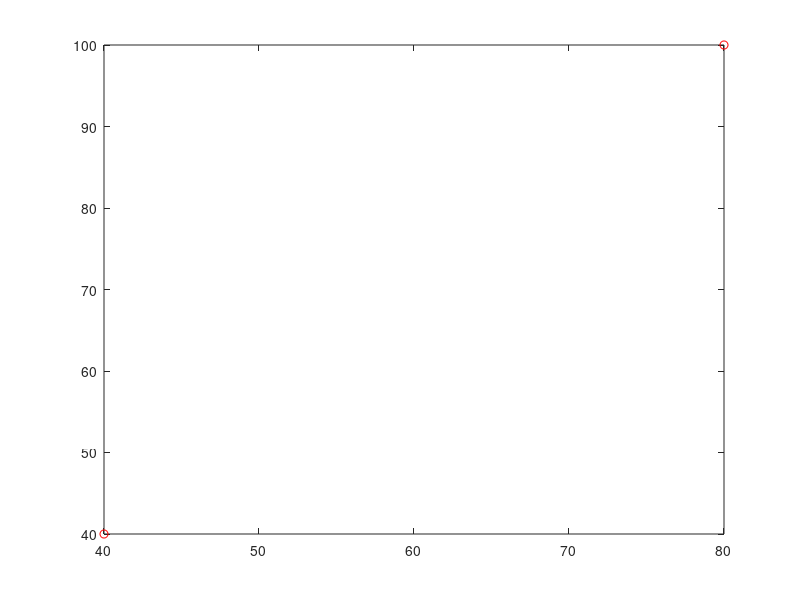

Write MATLAB code to recreate this figure. (Note: this script raises an error after producing the figure.)
% 16-811 Fall 2019
% Emma Benjaminson
% Assignment 6
% Problem 2
% References: 
% [1] Stack Overflow. "How can I check if two segments intersect?"
% https://stackoverflow.com/questions/3838329/how-can-i-check-if-two-segments-intersect
% Visited 11/19/2019.
% [2] Koneru, Harrika. "Visibility graphs." Kent University.
% http://www.cs.kent.edu/~dragan/ST-Spring2016/visibility%20graphs.pdf
% Visited 11/19/2019.
% [3] Joshi, Vaidehi. "Finding the Shortest Path, with a Little Help from Dijkstra." https://medium.com/basecs/finding-the-shortest-path-with-a-little-help-from-dijkstra-613149fbdc8e
% Visited 11/20/2019. 
% [4] Ably, Thaddeus et al. "Dijkstra's Shortest Path Algorithm."
% https://brilliant.org/wiki/dijkstras-short-path-finder/ Visited
% 11/20/2019.

%% 

clc ; clear all ; close all ; 

%% Main

%%%%%%%%%%%%%%%%%%%%%%%%
% START AND END POINTS %
%%%%%%%%%%%%%%%%%%%%%%%%
start = [40,40] ; 
goal = [80,100]
figure(1)
plot(start(1), start(2), 'or') 
hold on 
plot(goal(1), goal(2), 'or') 
hold on 


%%%%%%%%%%%%%
% OBSTACLES %
%%%%%%%%%%%%%

% % test case 
% obs1 = [23.7419481717711,21.8355184838470;
%     10.9968327307603,26.3784354666083;
%     7.22067220437597,23.8584317432227;
%     10.9497463953031,10.5179912689242;
%     20.4531415921717,7.40407200466227] ; 
% 
% obs2 = [56.7686587708850,52.2691084254849;
%     58.3479296357241,55.0693596845456;
%     56.9153913407616,57.0941961378756;
%     44.2893992806548,57.3883427869337;
%     45.2075715685289,40.6059758471756] ; 
% 
% obstacles = {obs1 ; obs2} ; 

% generate a list of obstacles which are convex polygons
No = 15 ; % number of obstacles
maxV = 10 ; % maximum number of vertices permitted in one obstacle
maxL = 20 ; % maximum length of an obstacle

obstacles = {} ; % initialize an empty cell array that can contain all obstacle data

for i = 1:No
    Nv = 1 ; % need to set a condition to force number of vertices to be at least 3
    
    while Nv < 3
        Nv = round(maxV*rand(1)) ; % number of vertices on the obstacle
        offset = round(100*rand(1)) ; % offset of location of convex obstacle
    end
    
    finalx = convexObstacle(Nv,maxL,offset) ; % produce a list of points 
    pgon = polyshape(finalx(:,1),finalx(:,2),'Simplify',false) ; 
    obstacles(i,:) = {finalx} ; % add the list of points to the obstacles cell array
    
    color = [rand(1), rand(1), rand(1)] ; % set color at random for this obstacle
    
    figure(1)
    plot(pgon)
    hold on

end

%%%%%%%%%%%%%%%%%%%%%%%%%%%%%%%%%%%%%%%%%
% CHECK IF START/END IS INSIDE OBSTACLE %
%%%%%%%%%%%%%%%%%%%%%%%%%%%%%%%%%%%%%%%%%

for i = 1:No
    obs = obstacles{i} ; 
    
    alertStart = isContained(start,obs) ; 
    alertGoal = isContained(goal,obs) ; 
    
    if alertStart == 1 
        error('Start point is contained inside an obstacle, ending script.') ;
    end
    
    if alertGoal == 1
        error('Goal point is contained inside an obstacle, ending script.') ; 
    end
end

%%%%%%%%%%%%%%%%%%%%%
% VISIBILITY GRAPHS %
%%%%%%%%%%%%%%%%%%%%%

% generate visGraph for start point
visGraphStart = visGraphGen(start, obstacles) ; 

n = size(visGraphStart,1) ; 

% for i = 1:n
%     figure(1)
%     plot([visGraphStart(i,1),visGraphStart(i,3)],[visGraphStart(i,2),visGraphStart(i,4)],'-k')
%     hold on
% end

% generate visGraph between each obstacle
visGraphObs = [] ; 

% run through each obstacle
for i = 1:No
    obstacle = obstacles{i} ; 
%     obstacle = obstacles ; 
    vertices = size(obstacle,1) ; 
    
    % for each vertex in each obstacle, get the visibility graph for that
    % vertex and add to the list of visibility graph for all obstacles
    for j = 1:vertices
        vG = visGraphGenObs(obstacle(j,:),obstacles) ; 
        visGraphObs = [visGraphObs ; vG] ; 
    end
end

n = size(visGraphObs,1) ; 

% for i = 1:n
%     figure(1)
%     plot([visGraphObs(i,1),visGraphObs(i,3)],[visGraphObs(i,2),visGraphObs(i,4)],'-k')
%     hold on
% end

% generate visGraph for goal point
visGraphEnd = visGraphGen(goal, obstacles) ; 

temp = visGraphEnd ; 
visGraphEnd(:,1:2) = temp(:,3:4) ; 
visGraphEnd(:,3:4) = temp(:,1:2) ; 

n = size(visGraphEnd,1) ; 

% for i = 1:n
%     figure(1)
%     plot([visGraphEnd(i,1),visGraphEnd(i,3)],[visGraphEnd(i,2),visGraphEnd(i,4)],'-k')
%     hold on
% end

%%%%%%%%%%%%%%%%%%%%%%%%
% DIJKSTRA'S ALGORITHM %
%%%%%%%%%%%%%%%%%%%%%%%%
% put all the visibility graphs into one variable
Graph = [visGraphStart ; visGraphObs; visGraphEnd ] ; 

% get the number of nodes in the graph
% build a list of all the nodes
Nn = 2 ; 
Nodes = [start] ; 

for i = 1:No
    n = length(obstacles{i}) ;
%     n = 3 ; 
    Nn = Nn + n ;
    Nodes = [Nodes ; obstacles{i}] ;
%     Nodes = [Nodes ; obstacles] ; 
end

Nodes = [Nodes ; goal] ; 

% figure(1)
% for i = 1:length(Graph)
%     plot([Graph(i,1),Graph(i,3)],[Graph(i,2),Graph(i,4)],'-k') ; 
%     hold on
% end

% for i = 1:length(Nodes)
%     plot(Nodes(i,1),Nodes(i,2),'or') 
%     hold on
% end

[S, Q] = dijkstra(Nodes, Graph) ; 

% use S to calculate the shortest distance from goal to start
waypoints = shortestPath(S,start,goal) ; 

for i = 1:(length(waypoints)-1)
    figure(1)
    plot(waypoints(i:i+1,1), waypoints(i:i+1,2), '-r','LineWidth',3)
    hold on
end

figure(1)
title('HW6 Q2') ; xlabel('X') ; ylabel('Y') ; 

%% Functions

function finalx = convexRobot(Nv,maxL,offset,start)
    
    % run a function to generate a set of n random points in 2D space
    x = randpoints((Nv-1),maxL,offset) ; 
    x = [x ; start] ; 

    % look for the point that has the smallest y value
    % if there are multiple such points, choose the one with the largest x
    % value
    [originy, ii] = min(x(:,2)) ; % ii is the index of the minimum value

    % set the minimum value as the origin and remove it from the list of points
    origin = [x(ii,1), originy] ; 
    x(ii,:) = [] ; 

    % calculate the angle between the origin and all other points in the
    % set
    angles = calcangles(origin, x) ; 

    % sort all the points by the size of the angles calculated above
    % if 2 points have the same angle we choose the one closer to the chosen
    % point
    x = [x, angles] ; % adds angles data as a column to x matrix of points
    x = sortrows(x, 3) ; % sorts matrix x by angle size
    x = [origin, 0 ; x] ; % add back in a row for the origin at the beginning 

    % now take 3 points in a row out of this sorted stack
    stack = [] ;
    stack = [stack ; x(1:2,:)] ;

    for i = 3:length(x) 
        while length(stack) > 1 && isconvex(stack(end-1,1:2),stack(end,1:2),x(i,1:2)) == 0 
            stack(end,:) = [] ; 
        end
        stack = [stack ; x(i,:)] ; 
    end

    finalx = stack(:,1:2) ; 

end


function finalx = convexObstacle(Nv,maxL,offset)
    
    % run a function to generate a set of n random points in 2D space
    x = randpoints(Nv,maxL,offset) ; 

    % look for the point that has the smallest y value
    % if there are multiple such points, choose the one with the largest x
    % value
    [originy, ii] = min(x(:,2)) ; % ii is the index of the minimum value

    % set the minimum value as the origin and remove it from the list of points
    origin = [x(ii,1), originy] ; 
    x(ii,:) = [] ; 

    % calculate the angle between the origin and all other points in the
    % set
    angles = calcangles(origin, x) ; 

    % sort all the points by the size of the angles calculated above
    % if 2 points have the same angle we choose the one closer to the chosen
    % point
    x = [x, angles] ; % adds angles data as a column to x matrix of points
    x = sortrows(x, 3) ; % sorts matrix x by angle size
    x = [origin, 0 ; x] ; % add back in a row for the origin at the beginning 

    % now take 3 points in a row out of this sorted stack
    stack = [] ;
    stack = [stack ; x(1:2,:)] ;

    for i = 3:length(x) 
        while length(stack) > 1 && isconvex(stack(end-1,1:2),stack(end,1:2),x(i,1:2)) == 0 
            stack(end,:) = [] ; 
        end
        stack = [stack ; x(i,:)] ; 
    end

    finalx = stack(:,1:2) ; 

end


function finalx = convexNewObstacle(x)

    % look for the point that has the smallest y value
    % if there are multiple such points, choose the one with the largest x
    % value
    [originy, ii] = min(x(:,2)) ; % ii is the index of the minimum value

    % set the minimum value as the origin and remove it from the list of points
    origin = [x(ii,1), originy] ; 
    x(ii,:) = [] ; 

    % calculate the angle between the origin and all other points in the
    % set
    angles = calcangles(origin, x) ; 

    % sort all the points by the size of the angles calculated above
    % if 2 points have the same angle we choose the one closer to the chosen
    % point
    x = [x, angles] ; % adds angles data as a column to x matrix of points
    x = sortrows(x, 3) ; % sorts matrix x by angle size
    x = [origin, 0 ; x] ; % add back in a row for the origin at the beginning 

    % now take 3 points in a row out of this sorted stack
    stack = [] ;
    stack = [stack ; x(1:2,:)] ;

    for i = 3:length(x) 
        while length(stack) > 1 && isconvex(stack(end-1,1:2),stack(end,1:2),x(i,1:2)) == 0 
            stack(end,:) = [] ; 
        end
        stack = [stack ; x(i,:)] ; 
    end

    finalx = stack(:,1:2) ; 

end


function x = randpoints(Nv,maxL,offset)
    x = maxL*rand([Nv,2]) + offset ; % scale the random numbers so they are between 0 and 100
end

function angles = calcangles(origin, x) 
    angles = zeros(length(x),1) ; 
    horz = [1,0] ; 
    
    for i = 1:length(x)
        
        % create a vector using the vector to the point x
        vec = x(i,:) - origin ; 
        
        % calculate the angle between the two vectors in radians
        angles(i) = acos( dot(horz,vec) / (norm(horz) * norm(vec)) ) ; 
    end
end

function convex = isconvex(a,b,c)
    % build the vectors
    ab = [b - a, 0] ; 
    bc = [c - b, 0] ; 
    
    % calculate the cross product 
    cp = cross(ab, bc) ;
    cp = cp(3) ; 
    
    % check if cross product is > 0 and return 1 if true
    % when cross product is nonzero, vectors are NOT parallel
    if cp > 0 
        convex = 1 ; 
    elseif cp <= 0 
        convex = 0 ; 
    end
end

function result = intersection(L1, L2)
    
    eps = 0.2 ; 

    % break lines into [(x1, y1), (x2, y2)] and [(x3, y3) , (x4, y4)] coordinates
    x1 = L1(1) ; 
    y1 = L1(2) ; 
    x2 = L1(3) ; 
    y2 = L1(4) ; 
    
    x3 = L2(1) ; 
    y3 = L2(2) ; 
    x4 = L2(3) ; 
    y4 = L2(4) ; 
    
    % calculate the slopes and intercepts of the two lines 
    m1 = (y2 - y1) / (x2 - x1) ; 
    m2 = (y4 - y3) / (x4 - x3) ; 
    
    b1 = y1 - m1*x1 ; 
    b2 = y3 - m2*x3 ; 
    
    % check first that there exists some interval in x where an
    % intersection could exist
    if max(x1,x2) < min(x3,x4)
        result = false ; 
        return % if this result is false, end the function
    end
    
    % check if the slopes of the lines are equal, then the lines are
    % parallel and there is not point of intersection
    % set the difference between the two slopes to be very small, but
    % non-zero, in the event that they are not exactly the same value
    if abs(m1 - m2) < 0.001
        result = false ; 
        return
    end
    
    % the potential point of intersection (x,y) must lie inside the
    % intervals I1 and I2
    Ix1 = [min(x1,x2), max(x1,x2)] ; 
    Ix2 = [min(x3,x4), max(x3,x4)] ; 
    
    Iy1 = [min(y1,y2), max(y1,y2)] ; 
    Iy2 = [min(y3,y4), max(y3,y4)] ; 
    
    % and the potential point of intersection really needs to fall in the
    % intersection of these two intervals
    Ixa = [max(Ix1(1),Ix2(1)), min(Ix1(2),Ix2(2))] ; 
    Iya = [max(Iy1(1),Iy2(1)), min(Iy1(2),Iy2(2))] ; 
    
    % if there is a point of intersection its x value will be
    xa = (b2 - b1) / (m1 - m2) ; 
    xa = xa + 0.01*rand(1) ; 
    
    % and its y value will be
    ya = m1*xa + b1 ; 
    ya = ya + 0.01*rand(1) ; 
    
    % now check that xa lies within the interval Ia
    if ((xa - eps) < Ixa(1) || (xa + eps) > Ixa(2)) && ((ya - eps) < Iya(1) || (ya + eps) > Iya(2))
        result = false ; 
        return
    else
        result = true ; 
    end
end

function result = intersectionObs(L1, L2)
    
    eps = 0.2 ; 

    % break lines into [(x1, y1), (x2, y2)] and [(x3, y3) , (x4, y4)] coordinates
    x1 = L1(1) ; 
    y1 = L1(2) ; 
    x2 = L1(3) ; 
    y2 = L1(4) ; 
    
    x3 = L2(1) ; 
    y3 = L2(2) ; 
    x4 = L2(3) ; 
    y4 = L2(4) ; 
    
    % calculate the slopes and intercepts of the two lines 
    m1 = (y2 - y1) / (x2 - x1) ; 
    m2 = (y4 - y3) / (x4 - x3) ; 
    
    b1 = y1 - m1*x1 ; 
    b2 = y3 - m2*x3 ; 
    
    % check first that there exists some interval in x where an
    % intersection could exist
    if max(x1,x2) < min(x3,x4)
        result = false ; 
        return % if this result is false, end the function
    end
    
    % check if the slopes of the lines are equal, then the lines are
    % parallel and there is not point of intersection
    % set the difference between the two slopes to be very small, but
    % non-zero, in the event that they are not exactly the same value
    if abs(m1 - m2) < 0.001
        result = false ; 
        return
    end
    
    % the potential point of intersection (x,y) must lie inside the
    % intervals I1 and I2
    Ix1 = [min(x1,x2), max(x1,x2)] ; 
    Ix2 = [min(x3,x4), max(x3,x4)] ; 
    
    Iy1 = [min(y1,y2), max(y1,y2)] ; 
    Iy2 = [min(y3,y4), max(y3,y4)] ; 
    
    % and the potential point of intersection really needs to fall in the
    % intersection of these two intervals
    Ixa = [max(Ix1(1),Ix2(1)), min(Ix1(2),Ix2(2))] ; 
    Iya = [max(Iy1(1),Iy2(1)), min(Iy1(2),Iy2(2))] ; 
    
    % if there is a point of intersection its x value will be
    xa = (b2 - b1) / (m1 - m2) ; 
    xa = xa + 0.1*rand(1) ; 
    
    % and its y value will be
    ya = m1*xa + b1 ; 
    ya = ya + 0.1*rand(1) ; 
    
    % now check that xa lies within the interval Ia
    if ((xa - eps) < Ixa(1) || (xa + eps) > Ixa(2)) && ((ya - eps) < Iya(1) || (ya + eps) > Iya(2))
        result = false ; 
        return
    else
        result = true ; 
    end
end

function edges = findedges(obstacle) 
    n = length(obstacle) ; % number of vertices (and also edges)
        
    edges = zeros(n,4) ; % each edge is described by 4 points [x1 y1 x2 y2]
    
    for i = 1:(n-1)
        edges(i,1:2) = obstacle(i,:) ; % start point of edge
        edges(i,3:4) = obstacle(i+1,:) ; % end point of edge
    end
    
    % the last edge runs from the last vertex to the first one, add to list
    edges(n,1:2) = obstacle(n,:) ; 
    edges(n,3:4) = obstacle(1,:) ; 
    
end

function visGraph = visGraphGenObs(point, obstacles) 
    eps = 1 ; 
    No = size(obstacles,1) ; 
    obstacle = obstacles ; 
    visGraph = [] ; 

    % find all the edges of all the obstacles
    edges = [] ; 
%     edges = [edges; findedges(obstacle)] ;

    for i = 1:No
        % pull out the data for this obstacle from the cell
        obstacle = obstacles{i} ; 

        % find the edges for this obstacle and add to array
        edges = [edges; findedges(obstacle)] ; 
    end

    Ne = size(edges,1) ; 

    for i = 1:No
        obstacle = obstacles{i} ; 
        Nv = size(obstacle,1) ; % number of vertices in the obstacle

        % for every vertex in the obstacle
        for j = 1:Nv

            % join the start point to the jth vertex
            L1 = [point, obstacle(j,:)] ;
            
            % check if the line segments traverse the interior of the
            % obstacle
            resultTraverse = checkTraverse(L1,obstacle) ; 

            results = zeros(Ne,1) ; 

            % check every edge for intersection with L1
            for k = 1:Ne

                L2 = edges(k,:) ; 

                % check if the line segments intersect the edges of the obstacle
                results(k) = intersectionObs(L1, L2) ; 

            end

            % if L1 does not intersect any edge, add L1 to visGraph
            if sum(results) == 0 && resultTraverse == 0
                visGraph = [visGraph ; L1] ; 
%                 figure(1)
%                 subplot(2,1,1)
%                 plot([L1(1),L1(3)],[L1(2),L1(4)],'-b') ; 
            end
        end
    end
end

function visGraph = visGraphGen(point, obstacles) 
    eps = 1 ; 
    No = size(obstacles,1) ; 
    obstacle = obstacles ; 
    visGraph = [] ; 

    % find all the edges of all the obstacles
    edges = [] ; 
%     edges = [edges; findedges(obstacle)] ;

    for i = 1:No
        % pull out the data for this obstacle from the cell
        obstacle = obstacles{i} ; 

        % find the edges for this obstacle and add to array
        edges = [edges; findedges(obstacle)] ; 
    end

    Ne = size(edges,1) ; 

    for i = 1:No
        obstacle = obstacles{i} ; 
        Nv = size(obstacle,1) ; % number of vertices in the obstacle

        % for every vertex in the obstacle
        for j = 1:Nv

            % join the start point to the jth vertex
            L1 = [point, obstacle(j,:)] ; 
            
            % check if the line segments traverse the interior of the
            % obstacle
            resultTraverse = checkTraverse(L1,obstacle) ; 

%             figure(2)
%             plot([L1(1),L1(3)],[L1(2),L1(4)],'-r')
%             hold on

            results = zeros(Ne,1) ; 

            % check every edge for intersection with L1
            for k = 1:Ne

                L2 = edges(k,:) ; 

                % check if the line segments intersect the edges of the obstacle
                results(k) = intersection(L1, L2) ; 

            end

            % if L1 does not intersect any edge, add L1 to visGraph
            if sum(results) == 0 && resultTraverse == 0
                visGraph = [visGraph ; L1] ; 
            end
        end
    end
end

function dist = distanceNodes(L)
    x1 = L(1) ; 
    y1 = L(2) ; 
    x2 = L(3) ;
    y2 = L(4) ; 
    
    dx = abs(x2 - x1) ; 
    dy = abs(y2 - y1) ; 
    
    dist = sqrt((dx^2) + (dy^2)) ; 
end

function [S, Q] = dijkstra(Nodes, Graph)
    % create a variable that contains the distances to each node from the
    % source
    dist = zeros(length(Nodes),1) ; 

    % set the distance to the source node as 0 and set the distance to all other nodes as infinity
    for i = 2:length(Nodes)
        dist(i) = Inf ; 
    end

    % add each node to a list Q
    Q = [Nodes, dist, zeros(length(Nodes),2)] ; 

    % create list S of visited nodes 
    S = [] ; 

    % while Q is not empty
    while isempty(Q) == 0

        % find the node v with the minimum distance and remove
        % that node from the list Q
        [~,vind] = min(Q(:,3)) ; 
        v = Q(vind,1:2) ; 

        % for every neighbor of the node v that is still in Q
        u = [] ; 

        for i = 1:length(Graph)
            if Graph(i,1:2) == v 
                u = [u ; Graph(i,3:4)] ; 
            end
        end

        % calculate the distance from v to the neighbor, u as the distance of v from the source node plus
        % the distance between v and u
        for i = 1:size(u,1)
            if ismember(u(i,:),S) == 0
                L = [v , u(i,:)] ; 
                distN = distanceNodes(L) ;
                newDist = distN + Q(vind,3) ; 

                % if this new calculated ddistance is shorter than the assigned distance to
                % u, then update the distance to u with this new calculation
                index = find(Q(:,1:2) == u(i,:),1) ; 
                if newDist < Q(index,3) 
                    Q(index,3) = newDist ; 
                    Q(index,4:5) = v ; 
                end
            end
        end

        if ismember(v(1),S) == 0 
            S = [S ; Q(vind,:)] ; 
            Q(vind,:) = [] ; 
        end
    end
end

function waypoints = shortestPath(S,start,goal)
    cost = 0 ; 
    arrival = [0,0] ; 
    waypoints = [] ; 

    while arrival ~= start
        ii = 1 ;
        while S(ii,1:2) ~= goal
            ii = ii + 1 ; 
        end
        cost = cost + S(ii,3) ; 
        waypoints = [waypoints ; goal] ; 
        arrival = S(ii,1:2) ; 
        goal = S(ii,4:5) ; 
    end
end

function alert = isContained(point,obs)

    % draw a ray extending from the point to the right along the x axis
    L1 = [point, point(1) + 100, point(2)] ; 
    
    % find the edges of the obstacle 
    edges = findedges(obs) ; 
    
    results = zeros(size(edges,1),1) ; 
    
    % check if the ray intersects any of the edges
    for i = 1:size(edges,1)
        L2 = edges(i,:) ; 
        results(i) = intersection(L1,L2) ; 
    end
    
    % count the number of intersections
    num = sum(results) ; 
    
    % return alert == true if the # intersections is odd
    if mod(num,2) == 0 % even
        alert = false ; 
    elseif mod(num,2) == 1 % odd
        alert = true ; 
    end
    
end

function resultTraverse = checkTraverse(L1,obstacle)
    
    % calculate the midpoint of L1
    midL1 = [(L1(1) + L1(3))/2 , (L1(2) + L1(4))/2] ; 
    
%     figure(1)
%     subplot(2,1,1)
%     plot([midL1(1),midL1(1)+100],[midL1(2),midL1(2)],'-r') 
%     hold on
    
    resultTraverse = isContained(midL1,obstacle) ; 
end